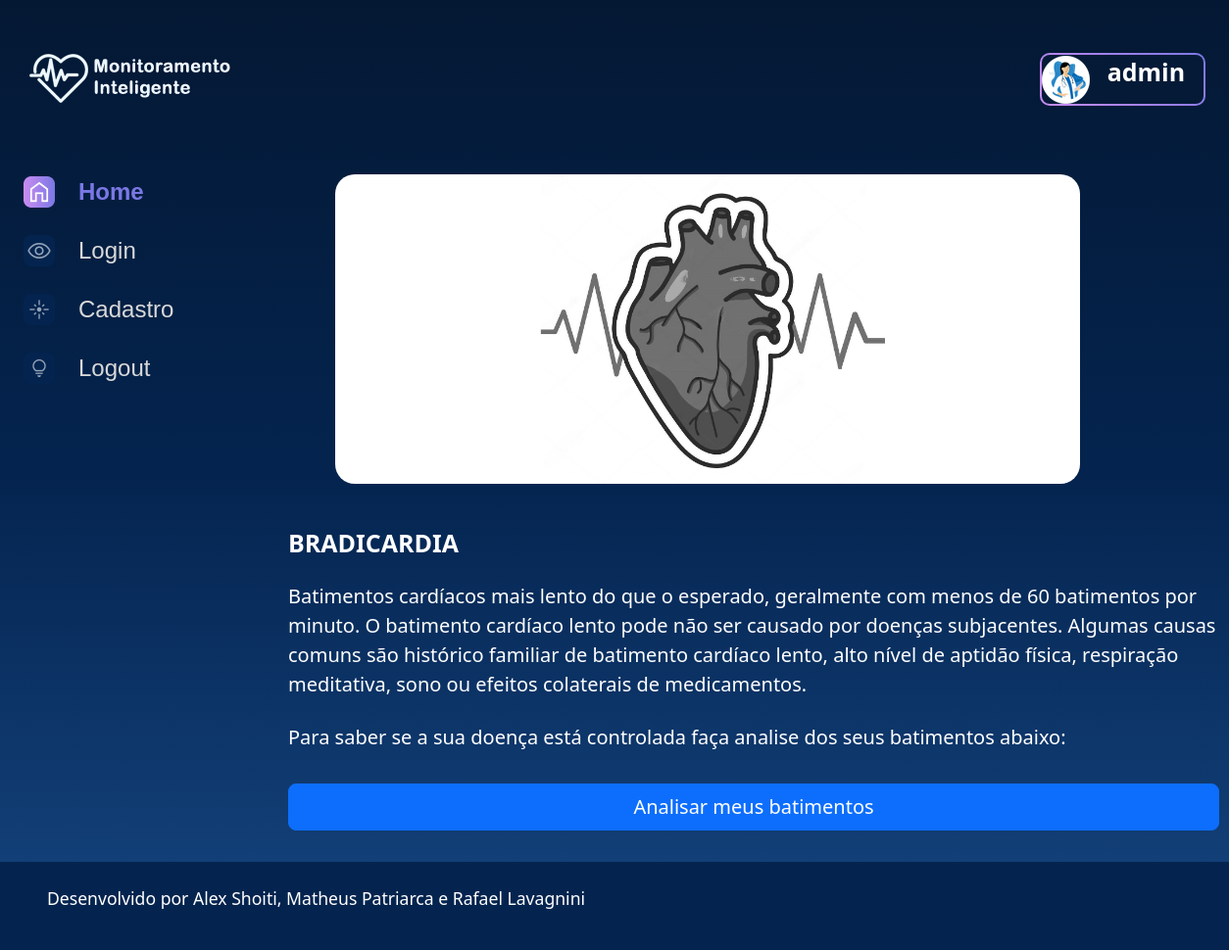
Page /imagem/10 (signed in) on the committed database.
### monitoramento/models.py (models this page shows, shortened)
class Fotografia(models.Model):
    OPCOES_CATEGORIA = [
        ("HIPERTENSÃO","Hipertensão"),
        ("HIPOTENSÃO","Hipotensão"),
        ("BRADICARDIA","Bradicardia"),
        ("TAQUICARDIA","Taquicardia"),
    ]
    nome = models.CharField(max_length=100, null=False, blank=False)
    legenda = models.CharField(max_length=150, null=False, blank=False)
    categoria = models.CharField(max_length=100, choices=OPCOES_CATEGORIA, default='')
    descricao = models.TextField(null=False, blank=False)
    foto = models.ImageField(upload_to="fotos/", blank=True)
    publicada = models.BooleanField(default=False)
    usuario = models.ForeignKey(
        to=User,
        on_delete=models.SET_NULL,
        null=True,
        blank=False,
        related_name='user'
    )

### monitoramento/views.py (the view)
# urls.py: path('imagem/<int:foto_id>', imagem, name='imagem'),
def imagem(request, foto_id):
    if not request.user.is_authenticated:
        messages.error(request, 'Usuário não logado')
        return redirect('login')
    fotografia = get_object_or_404(Fotografia, pk=foto_id)
    perfil = Perfil.objects.filter(user=request.user).first()
    if perfil and fotografia.categoria == perfil.categoria:
        fotografia.usuario = request.user
        fotografia.save()
    return render(request, 'monitoramento/imagem.html', {"fotografia": fotografia})

### templates/monitoramento/imagem.html (shortened to what this page needs)
{% load static %}
<!DOCTYPE html>
<html lang="pt-br">
<head>
    <link rel="stylesheet" href="{% static '/styles/style.css' %}">
    <link href="https://cdn.jsdelivr.net/npm/bootstrap@5.2.2/dist/css/bootstrap.min.css" rel="stylesheet">
</head>
<body>
    <div class="pagina-inicial">
        <header class="cabecalho">
            <a href="{% url 'index' %}"><img src="{% static '/assets/logo/Logo(2).png' %}" /></a>
            <div class="cabecalho__busca">
                <div class="busca__fundo">
                    <a class="medico"><img src="{% static '/assets/imagens/monitoramento/medico6.png' %}"></a>
                    <p class="imagem__titulo">
                        <a href="{% url 'perfil_usuario' fotografia.usuario.username %}"> {{fotografia.usuario.username}} </a>
                    </p>
                </div>
            </div>
        </header>
        <main class="principal">
            <section class="menu-lateral">
                <nav class="menu-lateral__navegacao">
                    <a href="{% url 'index' %}"><img src="{% static '/assets/ícones/1x/Home - ativo.png' %}"> Home</a>
                    <a href="{% url 'login' %}"><img src="{% static '/assets/ícones/1x/Mais vistas - inativo.png' %}"> Login</a>
                    <a href="{% url 'cadastro' %}"><img src="{% static '/assets/ícones/1x/Novas - inativo.png' %}"> Cadastro</a>
                    <a href="{% url 'logout' %}"><img src="{% static '/assets/ícones/1x/Surpreenda-me - inativo.png' %}"> Logout</a>
                </nav>
            </section>
            <section class="conteudo">
                <section class="imagem">
                    <div class="imagem__conteudo">
                        {% if fotografia.foto == "" or fotografia.foto == null %}
                        <img class="imagem__imagem" src="{% static '/assets/imagens/monitoramento/not-found.png'%}">
                        {% else %}
                        <img class="imagem__imagem" src="{{fotografia.foto.url}}">
                        {% endif %}
                        <div class="imagem__info">
                            <div class="imagem__texto">
                                <p class="imagem__titulo">{{fotografia.nome}}</p>
                                <p class="imagem__texto">{{ fotografia.descricao }}</p>
                                <p class="imagem__texto">{{ fotografia.legenda }}</p>
                            </div>
                        </div>
                    </div>
                </section>
                <div class="d-grid gap-2">
                    <button id="executePredictionButton"  class="btn btn-primary btn-lg"> Analisar meus batimentos </button>
                </section>
        </main>
    </div>
    <footer class="rodape">
        <p class="rodape__texto">Desenvolvido por Alex Shoiti, Matheus Patriarca e Rafael Lavagnini</p>
    </footer>
</body>
</html>

### setup/static/styles/style.css (style rules this page uses)
html, body, div, span, applet, object, iframe, h1, h2, h3, h4, h5, h6, p, blockquote, pre, a, abbr, acronym, address, big, cite, code, del, dfn, em, img, ins, kbd, q, s, samp, small, strike, strong, sub, sup, tt, var, b, u, i, center, dl, dt, dd, ol, ul, li, fieldset, form, label, legend, table, caption, tbody, tfoot, thead, tr, th, td, article, aside, canvas, details, embed, figure, figcaption, footer, header, hgroup, menu, nav, output, ruby, section, summary, time, mark, audio, video { margin: 0; padding: 0; border: 0; font-size: 100%; font: inherit; vertical-align: baseline; }
article, aside, details, figcaption, figure, footer, header, hgroup, menu, nav, section { display: block; }
body { line-height: 1; font-family: 'Space Grotesk', sans-serif; min-height: 100vh; background: linear-gradient(#041833,#04244F,#154580); background-repeat: no-repeat; background-position: center; background-size: cover; }
.cabecalho { align-items: center; display: flex; justify-content: space-between; margin: 1.5rem 0 4rem 0; }
.cabecalho__busca { align-items: center; border-radius: 10px; background: linear-gradient(45deg, #C98CF1,#7B78E5); display: flex; height: auto; justify-content: space-between; padding: 2px; width: auto; }
.busca__fundo { align-items: center; background-color: #041A37; border-radius: 8px; display: flex; margin: 0 auto; width: 100%; }
.imagem { display: flex; justify-content: center; align-items: center; }
.imagem__conteudo { background-color: transparent; display: flex; flex-direction: column; border-radius: 20px 20px 0 0; width: 950px; }
.imagem__imagem { width: 100%; border-radius: 20px; }
.imagem__info { font-size: 1.2rem; display: flex; justify-content: space-between; align-items: center; margin-bottom: 1rem; margin-top: 1rem; }
.imagem__texto { display: flex; flex-direction: column; justify-content: space-between; color: #FFFFFF; margin-top: 0.5rem; }
.imagem__titulo { font-weight: bold; line-height: 2rem; color: #FFFFFF; }
.imagem__texto { font-size: 1rem; }
.menu-lateral { padding-right: 1.5rem; box-sizing: border-box; min-width: 270px; }
.menu-lateral__navegacao { display: flex; flex-direction: column; }
.menu-lateral__navegacao a { font-family: 'Space Grotesk', sans-serif; align-items: center; display: flex; margin-bottom: 1.5rem; text-decoration: none; color: #D9D9D9; font-size: 24px; }
.menu-lateral__navegacao a:first-child { font-weight: bold; color: #7B78E5; }
.menu-lateral__navegacao img { margin-right: 1.5rem; }
.pagina-inicial { max-width: 1440px; padding: 1.5rem; margin: 0 auto; }
.principal { display: flex; justify-content: space-between; }
.rodape { background-color: #04244F; width: 100%; padding: 1.5rem 3rem; box-sizing: border-box; display: flex; justify-content: space-between; color: #FFFFFF; }
.rodape__texto { font-size: 1.1rem; }

### templates/monitoramento/imagem.html (style rules this page uses)
.imagem__imagem { margin-left: 5%; max-width: 80%; height: 50%; margin-bottom: 20px; }
.imagem__texto { display: flex; flex-direction: column; justify-content: space-between; color: #FFFFFF; margin-top: 0.5rem; font-size: 20px; }
.imagem__titulo { font-size: 25px; font-weight: bold; line-height: 2rem; color: #FFFFFF; }
.cabecalho__busca { width: 14%; }
.medico { margin-right: 10%; }
a { text-decoration: none; color: inherit; }

### rows in the picture
Fotografia: usuario.username "admin", foto (picture), nome "BRADICARDIA", descricao "Batimentos cardíacos mais lento do que o esperado, geralmente com menos de 60 batimentos por minuto. O batimento cardíaco lento pode não ser causado por doenças subjacentes. Algumas causas comuns são histórico familiar de batimento cardíaco lento, alto nível de aptidão física, respiração meditativa, sono ou efeitos colaterais de medicamentos.", legenda "Para saber se a sua doença está controlada faça analise dos seus batimentos abaixo:"
